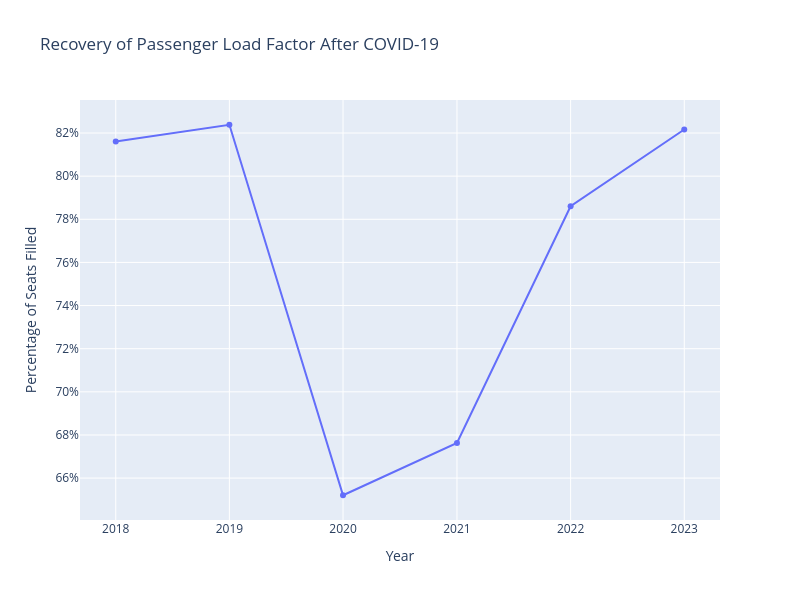

Notebook code cell kept with this figure:
### Code cell
fig = px.line(passenger, x='Year', y='Seats filled', markers=True,
              title='Recovery of Passenger Load Factor After COVID-19')
fig.update_layout(xaxis_title='Year', yaxis_title='Percentage of Seats Filled', 
                 yaxis_tickformat='.0%', width=800,  height=600,)


fig.show()

### Figure 1 — Plotly figure (JSON) as saved in the notebook; plotly's stock layout.template omitted (floating-point values rounded to 4 significant figures)
{"data": [{"hovertemplate": "Year=%{x}<br>Seats filled=%{y}<extra></extra>", "legendgroup": "", "line": {"color": "#636efa", "dash": "solid"}, "marker": {"symbol": "circle"}, "mode": "lines+markers", "name": "", "orientation": "v", "showlegend": false, "type": "scatter", "x": ["2018-01-01T00:00:00.000000000", "2019-01-01T00:00:00.000000000", "2020-01-01T00:00:00.000000000", "2021-01-01T00:00:00.000000000", "2022-01-01T00:00:00.000000000", "2023-01-01T00:00:00.000000000"], "xaxis": "x", "y": [0.816, 0.8238, 0.652, 0.6763, 0.7861, 0.8216], "yaxis": "y"}], "layout": {"height": 600, "legend": {"tracegroupgap": 0}, "title": {"text": "Recovery of Passenger Load Factor After COVID-19"}, "width": 800, "xaxis": {"anchor": "y", "domain": [0, 1], "title": {"text": "Year"}}, "yaxis": {"anchor": "x", "domain": [0, 1], "tickformat": ".0%", "title": {"text": "Percentage of Seats Filled"}}}}
